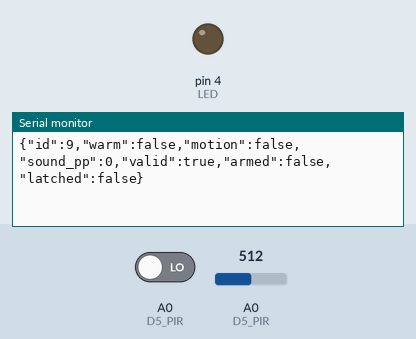
This sketch was run on a simulated Arduino Uno, built with avr-gcc and run on an emulated ATmega328P. On the bench: output pins drawn as LEDs (lit = HIGH), the last lines printed to the serial monitor. Inputs (shaded band) come from the test bench; at power-on: A0 (D5_PIR) = 512, A0 (D5_PIR) LOW.

Above: at 1.2 s.
1.3 s: A0 (D5_PIR) set to 3
At 2.6 s:
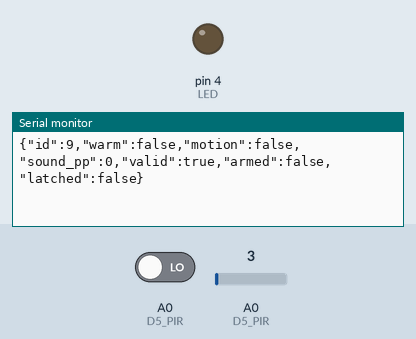
2.8 s: A0 (D5_PIR) set to 0
At 3.9 s:
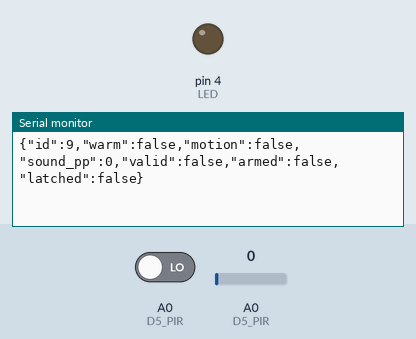

Measured:
- the behaviour switches between 2 and 1 on A0 (D5_PIR) (found by bisection; images 1 and 2)
- after the input at 2.8 s, the serial monitor: prints a new line after 0.25 s (image 2)

The sketch:

room-climate-hub-safety-interlock.ino
```cpp
#include <Arduino.h>
#include <SoftwareSerial.h>
#include "../interlock.h"
SoftwareSerial ble(12,13); // RX D6 <- HM10 TX, TX D7 -> HM10 RX
Interlock guard;
uint32_t lastSample=0;bool warm=false,safe=false;char command[16];uint8_t used=0;
void handle(char c){
 if(c=='\r')return;
 if(c=='\n'){
  command[used]=0;
  if(!strcmp(command,"ARM"))guard.arm(millis(),warm,safe);
  else if(!strcmp(command,"STOP"))guard.stop();
  used=0;return;
 }
 if(used<sizeof(command)-1)command[used++]=c;else used=0;
}
void setup(){
 pinMode(4,OUTPUT);digitalWrite(4,LOW); // D2 permission LED only
 pinMode(14,INPUT); // D5 PIR
 Serial.begin(115200);ble.begin(9600);
}
void loop(){
 while(ble.available())handle(char(ble.read()));
 uint32_t now=millis();
 if(uint32_t(now-lastSample)<100){delay(1);return;}lastSample=now;
 int lo=1023,hi=0;bool valid=true;
 for(int i=0;i<64;i++){int v=analogRead(A0);lo=min(lo,v);hi=max(hi,v);if(v<2||v>1021)valid=false;delayMicroseconds(100);}
 warm=now>=60000;bool motion=digitalRead(14)==HIGH,loud=hi-lo>=180;safe=valid&&!motion&&!loud;
 guard.update(now,warm,motion,loud,valid);
 digitalWrite(4,guard.armed?HIGH:LOW);
 char line[180];snprintf(line,sizeof(line),"{\"id\":9,\"warm\":%s,\"motion\":%s,\"sound_pp\":%d,\"valid\":%s,\"armed\":%s,\"latched\":%s}",
 warm?"true":"false",motion?"true":"false",hi-lo,valid?"true":"false",guard.armed?"true":"false",guard.latched?"true":"false");
 static uint32_t reported=0;if(uint32_t(now-reported)>=1000){reported=now;Serial.println(line);ble.println(line);}
}
```
